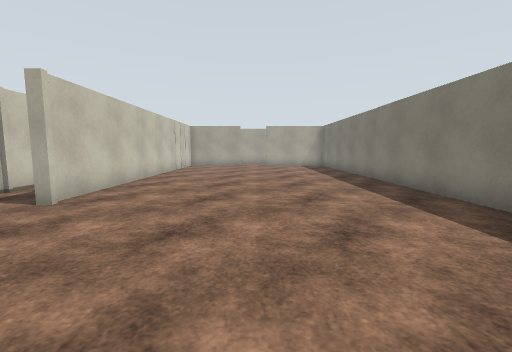
View 1 (above)

19 first-person views from a walk through a Gazebo world. The camera is 1.2 m above the floor, tilts 6° down and sees 90° across. The floor is counted in squares, 1 m on a side. Each view is taken from the middle of a square. On the plan, view 1 faces up. The plan holds only what a view shows up to about 12 squares ahead; the rest is blank. The place goes on beyond the plan. Robots are left out. Some surface patterns are stand-ins.

View 2
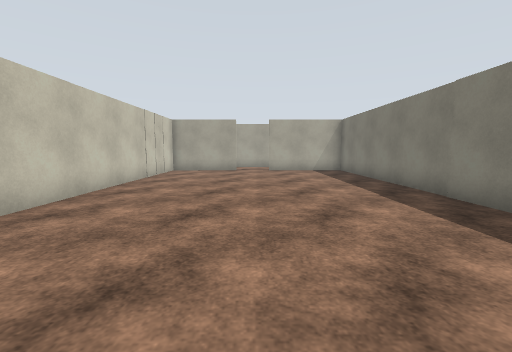

View 3
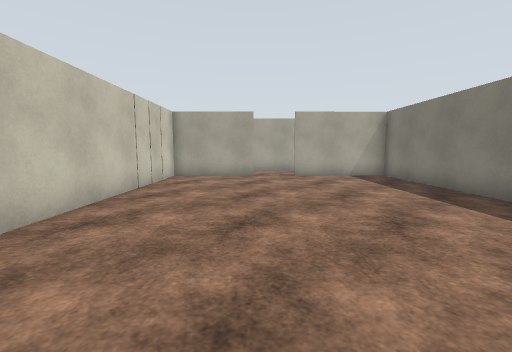

View 4
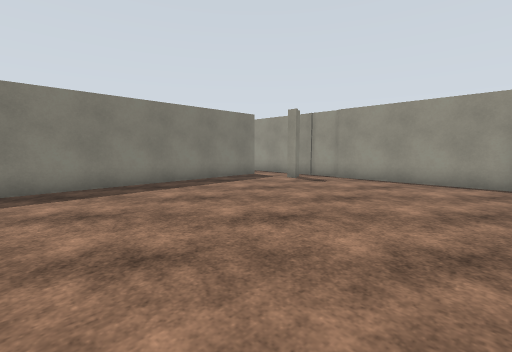

View 5
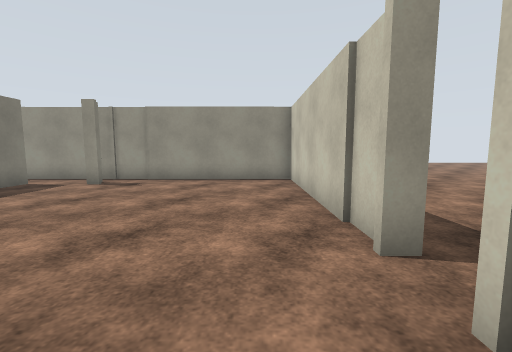

View 6
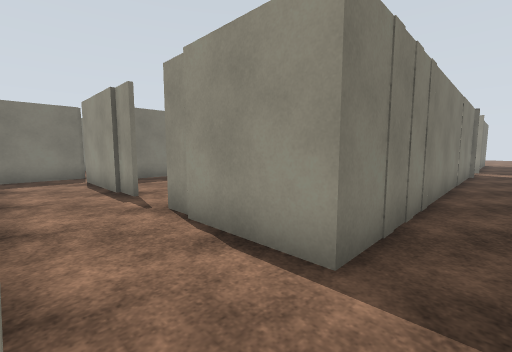

View 7
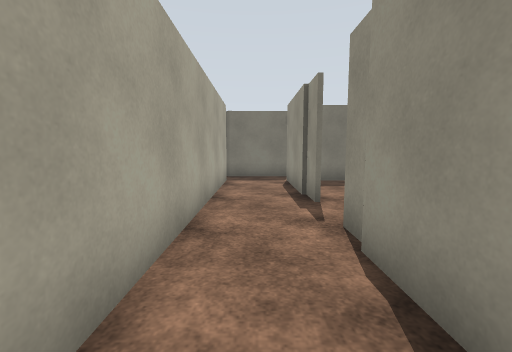

View 8
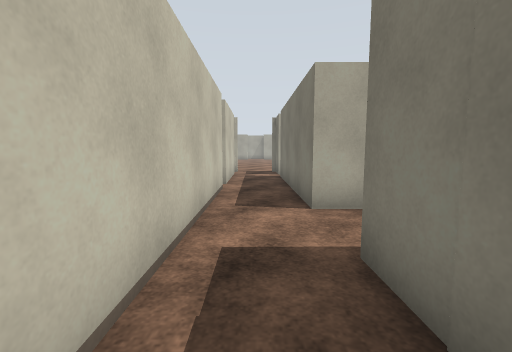

View 9
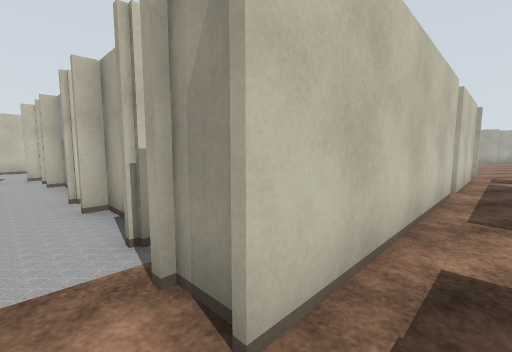

View 10
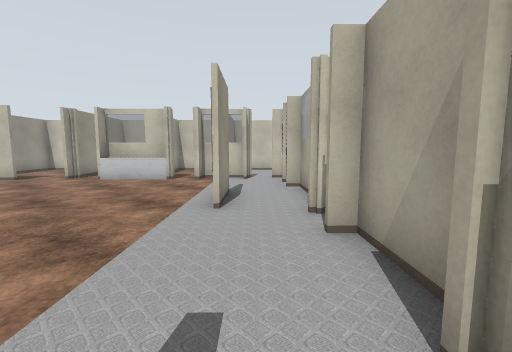

View 11
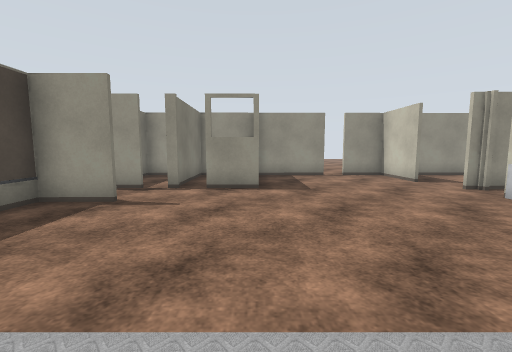

View 12
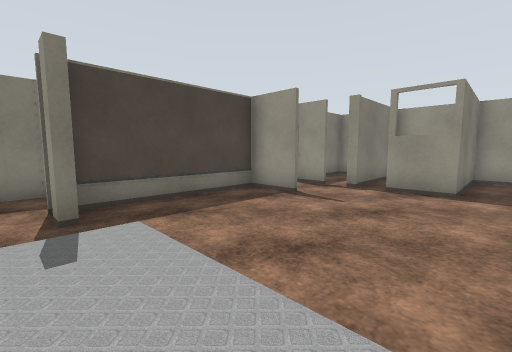

View 13
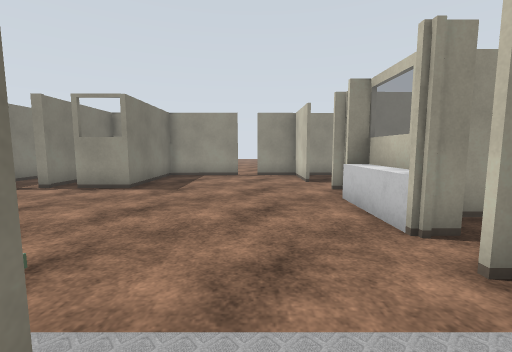

View 14
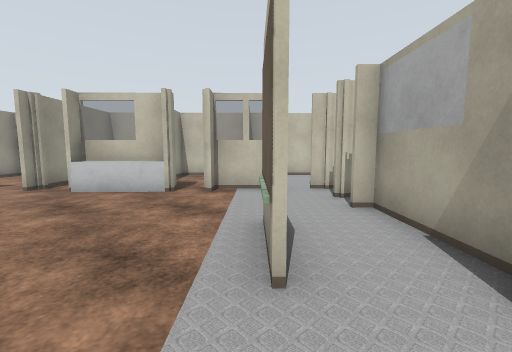

View 15
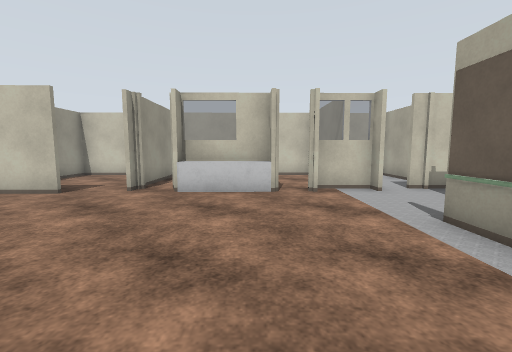

View 16
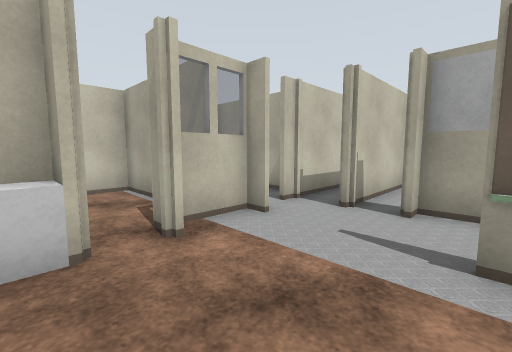

View 17
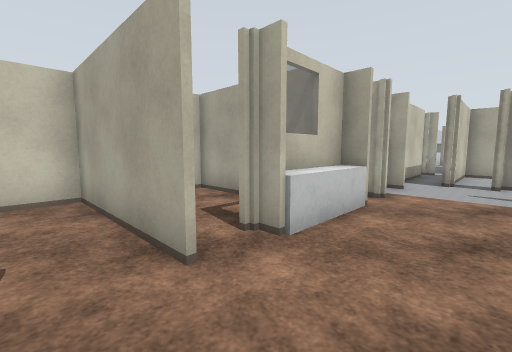

View 18
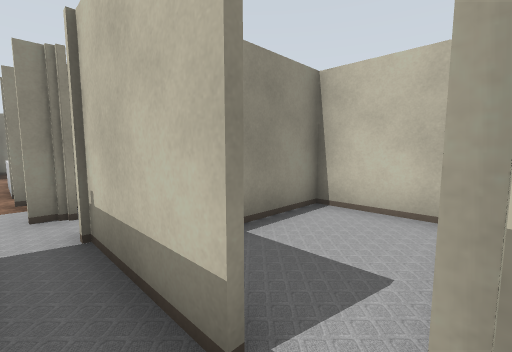

View 19
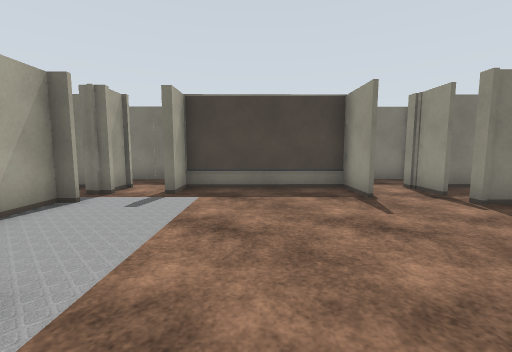

### Floor plan
Key: @ floor where view 1 was taken; # wall or solid block; x gap in a wall; . floor; = window, fence, low wall or low ledge.
Columns run from 23 left of view 1 to 6 right of it. Each row starts with its distance up from view 1.
 22                 #.#
 21     #.#         #.############
 20 #...x.#         #............#
 19 #...#.#         #.####..######
 18 #####.###########.#.........#
 17 #...x.##..##..###.#.........#
 16 #...x.............#.........#
 15 #####...##.....##.#.........#
 14 #...#...........#.#.........#
 13 #...............#.#.........#
 12 #####=..........#.#.........#
 11 #...#=..........#.#.........#
 10 # ..##.........##.#.........#
  9 # ................#.........#
  8 #####......##.###.#.........#
  7 #..........# .###.#.........#
  6 #....#.....# .###.#.........#
  5 #....#.....# .###...........#
  4 #######xx########.#.........#
  3                 ..#.........#
  2                ...#.........#
  1               ... #.........#
  0               ..  #....@....#
 -1              ...  #.........#
 -2             ...   ##......#.x
 -3            ...     ###########
 -4           ...
 -5           ...

Positions as (right, up) in squares from view 1, and headings:
1: (0, 0), facing up
2: (0, 4), facing up
3: (-1, 7), facing up
4: (-4, 7), facing down-right
5: (-3, 7), facing down
6: (-6, 21), facing down-right
7: (-5, 20), facing right
8: (-6, 16), facing up
9: (-6, 16), facing up-left
10: (-8, 16), facing left
11: (-12, 16), facing down
12: (-13, 16), facing down-right
13: (-16, 16), facing down
14: (-11, 15), facing left
15: (-11, 12), facing left
16: (-15, 12), facing up-left
17: (-16, 7), facing up-left
18: (-18, 21), facing down-left
19: (-15, 13), facing right
